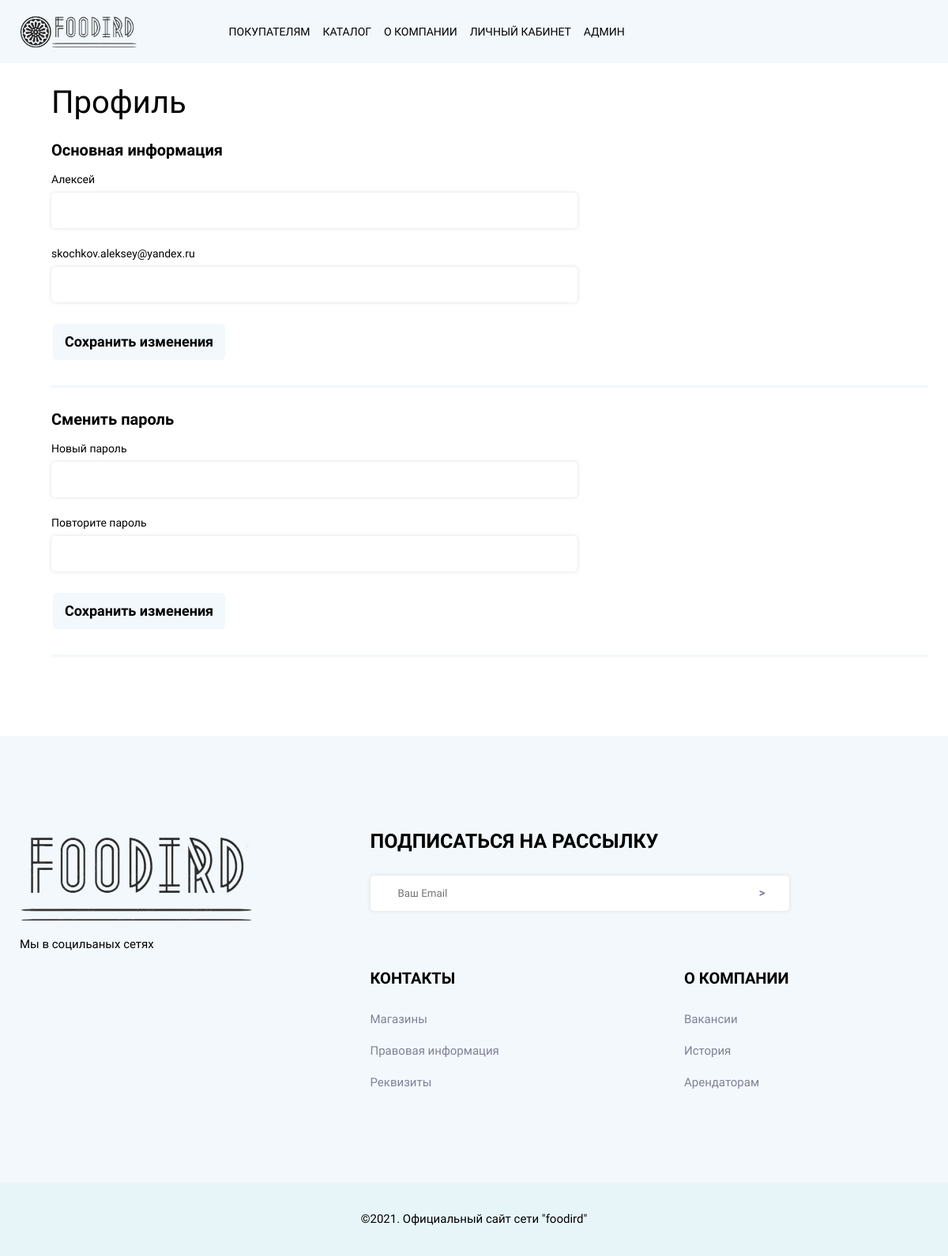
Before: /account/index.php (signed in) with the older database file.
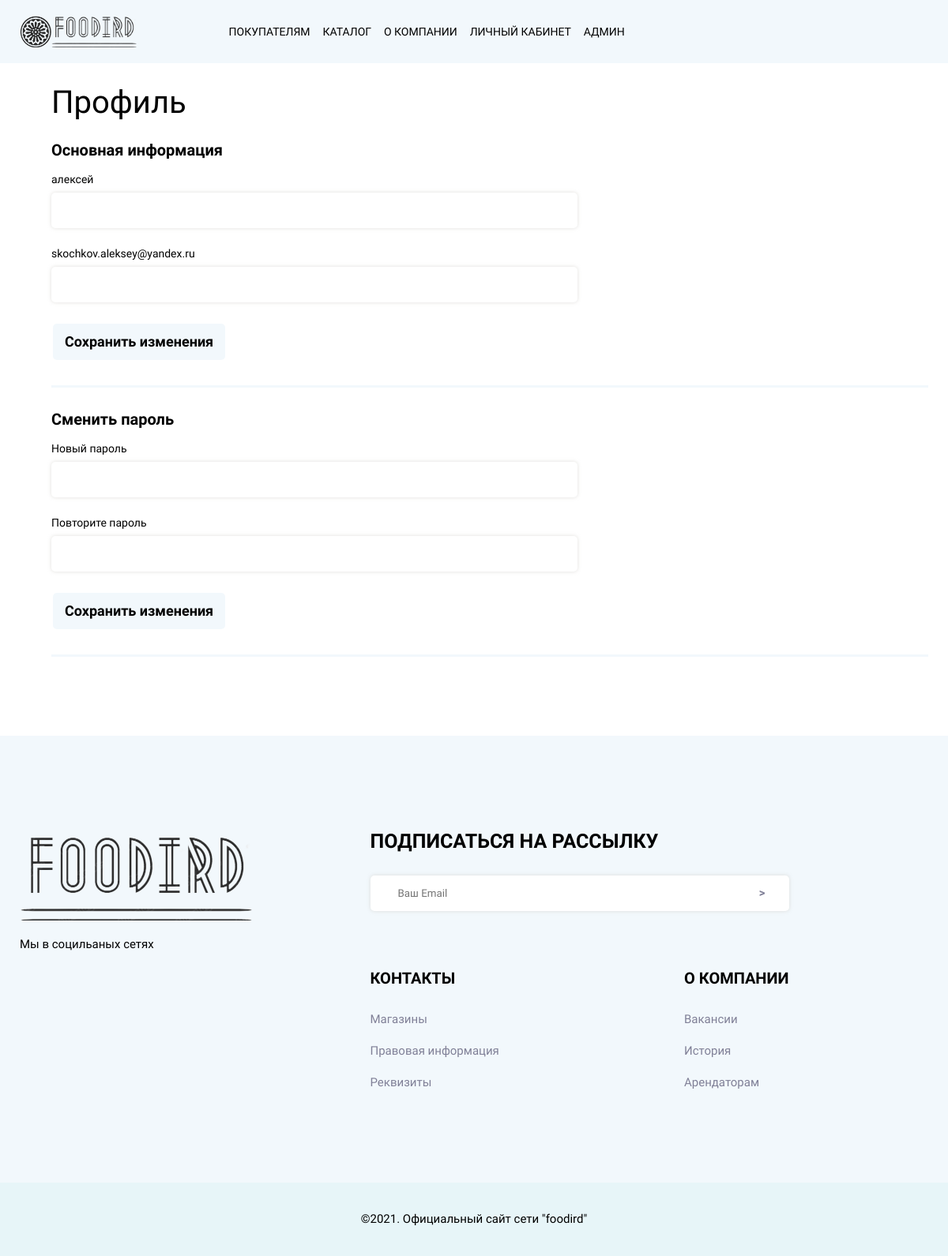
After: the same page with the newer database file.
### tables this page shows
CREATE TABLE `users` (
  `user_id` int NOT NULL,
  `name` varchar(40) NOT NULL,
  `email` varchar(70) NOT NULL,
  `password` varchar(200) NOT NULL,
  `role_id` int NOT NULL
);

### account/index.php (the view, shortened to what this page needs)
<?php
require_once "../db/connect.php";
$sql_user_info = "select * from users where email = :email";
$query_user_info = $pdo -> prepare($sql_user_info);
$query_user_info -> execute([
    'email' => $_SESSION['login']
]);
$user_info = $query_user_info -> fetchAll();
?>
<!DOCTYPE html>
<html lang="en">
<head>
    <link rel="stylesheet" href="css/style.css">
</head>
<body>
<header class="header">
    <div class="header__wrapper">
        <div class="header__container container">
            <div class="header__body">
                <div class="header__main">
                    <a class="logo" href="../main/index.php">
                        <img src="img/logo.png" alt="">
                        <img src="img/logo-text.png" alt="logo">
                    </a>
                    <div class="header__menu menu">
                        <nav class="menu__body">
                            <ul class="menu__list">
                                <li class="menu__item"><a class="menu__link" href="404/404.htm">Покупателям</a></li>
                                <li class="menu__item"><a class="menu__link" href="../catalog/index.php">Каталог</a></li>
                                <li class="menu__item"><a class="menu__link" href="404/404.htm">О компании</a></li>
                                <li class="menu__item"><a class="menu__link" href="../account/index.php">Личный кабинет</a></li>
                                <?php
                                if($_SESSION['role'] == 1){
                                    echo '<li class="menu__item"><a class="menu__link" href="../admin/index.php">Админ</a></li>';
                                }
                                ?>
                            </ul>
                        </nav>
                    </div>
                </div>
                <div class="header-actions actions-header">
                    <a href="#" class="actions-header__item actions-header__item_search _icon-search"></a>
                    <?php
                    if(isset($_SESSION['login'])){
                        echo '<a href="../controllers/logout.php" class="actions-header__item actions-header__item_favorites _icon-logout"></a>';
                    }
                    else{
                        echo '<a href="../reglog/log.php" class="actions-header__item actions-header__item_favorites _icon-user"></a>';
                    }
                    ?>
                    <div class="actions-header__item cart-header">
                        <a href="../cart/index.php" class="cart-header__icon _icon-cart"></a>
                    </div>
                </div>
            </div>
        </div>
    </div>
</header>
<main style="position: relative;">
    <section class="profile search-bot">
    <div class="profile__container container">
        <div class="profile__wrapper">
            <div class="profile__body body-profile">
                <div class="body-profile__content">
                    <div class="body-profile__title title">
                        <h2>Профиль</h2>
                    </div>
                    <div class="body-profile__form">
                        <div class="body-profile__subtitle title">
                            <h4>Основная информация</h4>
                        </div>
                        <div class="main-form" name="update-info-form" method="post">
                            <div class="main-form__name name-form">
                                <label for="firstname" class="placeholder"><?php echo $user_info[0]['name']?></label>
                                <input name="new-name" id="firstname" class="name-form__inp" placeholder=" " type="text">
                            </div>
                            <div class="main-form__email email-form">
                                <label for="email" class="placeholder"><?php echo $user_info[0]['email']?></label>
                                <input name="new-email" id="email" class="email-form__inp" placeholder=" " type="text">
                            </div>
                            <a class="btn save-btn save-btn-info">Сохранить изменения</a>
                        </div>
                        <div class="body-profile__subtitle title">
                            <h4>Сменить пароль</h4>
                        </div>
                        <div class="password-form" action="">
                            <div class="password-form__old">
                                <label for="">Новый пароль</label>
                                <input class="new__pass" type="text">
                            </div>
                            <div class="password-form__new">
                                <label for="">Повторите пароль</label>
                                <input class="conf-new__pass" type="text">
                            </div>
                            <a class="btn save-btn save-btn-pass">Сохранить изменения</a>
                        </div>
                    </div>
                </div>
            </div>
        </div>
    </div>
</section>
    </main>
    <footer class="footer" style="position: relative">
    <div class="footer__wrapper">
        <div class="footer__container container">
            <div class="footer__body body-footer">
                <div class="body-footer__left left-content">
                    <div class="left-content__logo">
                        <img src="img/logo-text.png" alt="logo">
                    </div>
                    <div class="left-content__description">
                        <p>
                            Мы в социльаных сетях
                        </p>
                    </div>
                    <div class="left-content__links">
                        <a href="404/404.htm" class="_icon-twitter"></a>
                        <a href="404/404.htm" class="_icon-insta"></a>
                        <a href="404/404.htm" class="_icon-facebook"></a>
                        <a href="404/404.htm" class="_icon-vk"></a>
                    </div>
                </div>
                <div class="body-footer__right right-content">
                    <div class="right-content__title title">
                        <h3>Подписаться на рассылку</h3>
                    </div>
                    <div class="right-content__form join-form">
                        <input type="text" placeholder="Ваш Email" class="join-form__input">
                        <a href="404/404.htm">></a>
                    </div>
                    <div class="right-content__menu footer-menu">
                        <div class="footer-menu__body">
                            <h5>Контакты</h5>
                            <div class="footer-menu__help">
                                <ul class="help-menu">
                                    <li class="help-menu__item"><a href="404/404.htm">Магазины</a></li>
                                    <li class="help-menu__item"><a href="404/404.htm">Правовая информация</a></li>
                                    <li class="help-menu__item"><a href="404/404.htm">Реквизиты</a></li>
                                </ul>
                            </div>
                        </div>
                        <div class="footer-menu__body">
                            <h5>О компании</h5>
                            <div class="footer-menu__about">
                                <ul class="about-menu">
                                    <li class="about-menu__item"><a href="404/404.htm">Вакансии</a></li>
                                    <li class="about-menu__item"><a href="404/404.htm">История</a></li>
                                    <li class="about-menu__item"><a href="404/404.htm">Арендаторам</a></li>
                                </ul>
                            </div>
                        </div>
                    </div>
                </div>
            </div>
        </div>
    </div>
    <div class="footer__copyright">
        <p>©2021. Официальный сайт сети "foodird"</p>
    </div>
</footer>
</body>
</html>

Changed rows visible on the page:
changed users "skochkov.aleksey@yandex.ru": name "Алексей" → "алексей"
